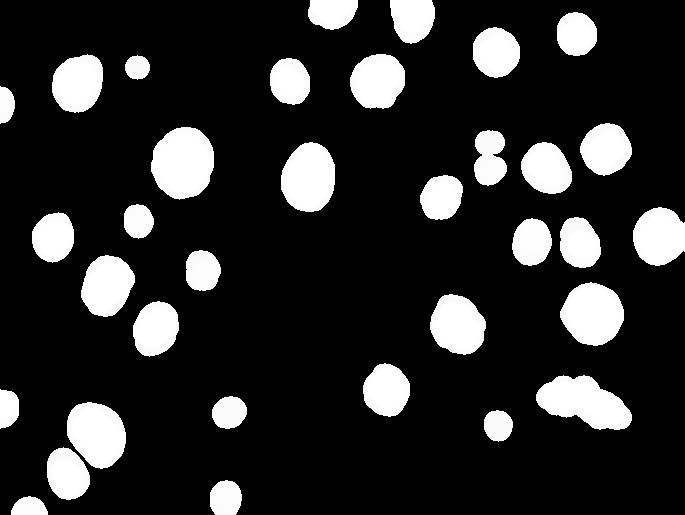
#> input picture year4/semester1/CT404: Graphics & Image Processing/assignments/assignment2/code/task1/output/kernel_size_25.jpg, 685 x 515 px
$ python 5_extraction_of_binary_region_of_interest.py
#> lines starting #> are read from the running program, lines starting #| are printed output that depends on the picture; after the words box and inside, x2 and y2 are one past the last pixel; in counts of white or black regions, pixels touching at a corner belong together
# Task 1.5: Extraction of Binary Regions of Interest / Connected Components
import cv2
import numpy as np

# read in noise-reduced image
image = cv2.imread("./output/kernel_size_25.jpg", cv2.IMREAD_GRAYSCALE)
#> image is the input picture: shape (515, 685); min 0, max 255, mean 42.8

# Find connected components
num_labels, labels, stats, centroids = cv2.connectedComponentsWithStats(image, connectivity=4)
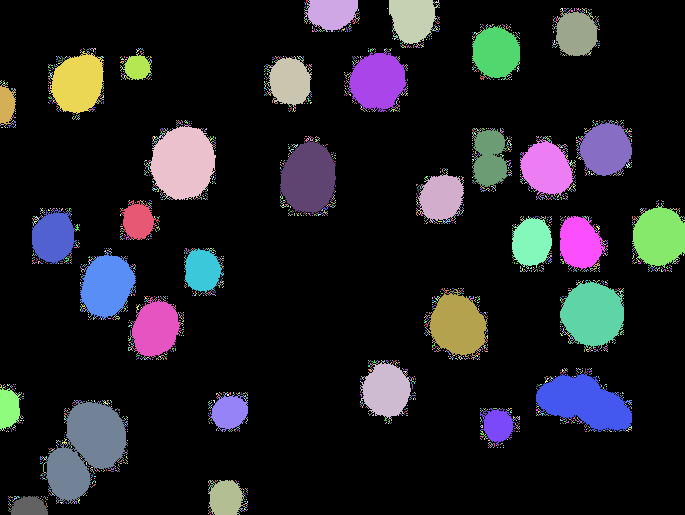
#> labels: shape (515, 685) int32; 3679 distinct labels, from 0 to 3678; one colour per label, 0 black
#> num_labels = 3679; centroids = 3679 pairs, first value 0 to 684, second value 0.75 to 514

# Create an output image (color) to label components
output_img = np.zeros((image.shape[0], image.shape[1], 3), dtype=np.uint8)

# Apply a single color (e.g., gray) to each component in the output image
for label in range(1, num_labels):  # Skip background (label 0)
    output_img[labels == label] = (200, 200, 200)  # Light gray color for each component
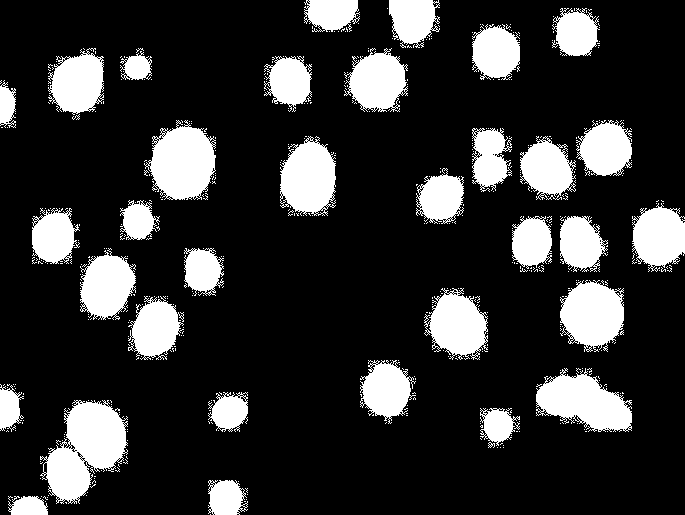
#> output_img: shape (515, 685, 3); values 0 (black) and 200 (white), 19.4% white; 495 white regions (461 under 20 px), largest, box (x1, y1, x2, y2) and area: (40, 400, 128, 504) 5188, (144, 120, 216, 200) 3897, (536, 368, 632, 432) 3756

# Overlay red text labels at component centroids
for i in range(1, num_labels):  # Skip background (label 0)
    x, y = int(centroids[i][0]), int(centroids[i][1])
    cv2.putText(output_img, str(i), (x, y), cv2.FONT_HERSHEY_SIMPLEX, 0.5, (0, 0, 255), 1)  # Red color (BGR: (0, 0, 255))
#> this loop made 3678 passes
#> (x, y) on passes 1 to 3: (306, 0), (331, 12), (412, 18)
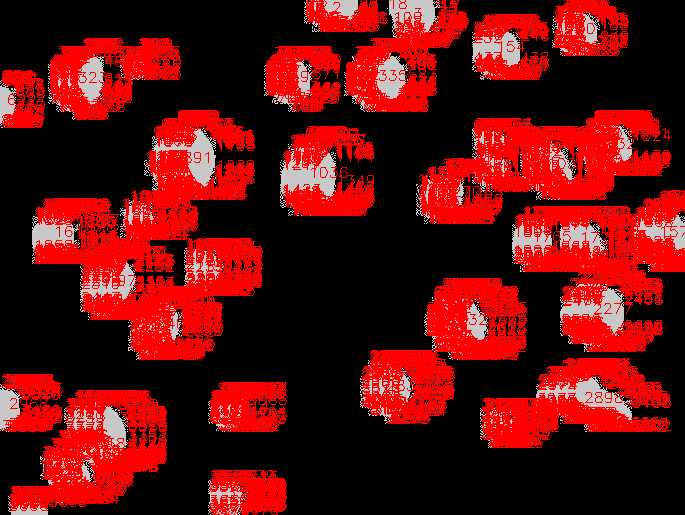
#> output_img: shape (515, 685, 3); mean of channels 0, 1, 2 13.4, 13.4, 98.1; drawn as B, G, R

cv2.imwrite("./output/region_of_interest.jpg", output_img)

$ run again, with year4/semester1/CT404: Graphics & Image Processing/assignments/assignment2/code/task1/output/kernel_size_11.jpg copied over year4/semester1/CT404: Graphics & Image Processing/assignments/assignment2/code/task1/output/kernel_size_25.jpg
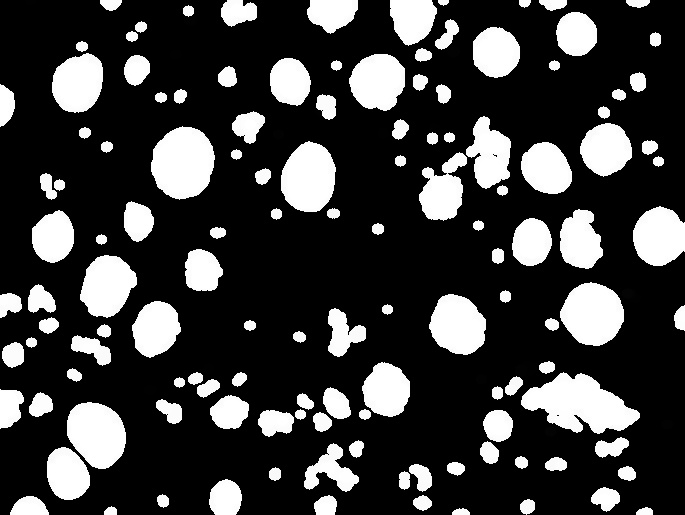
#> input picture year4/semester1/CT404: Graphics & Image Processing/assignments/assignment2/code/task1/output/kernel_size_11.jpg, 685 x 515 px
#> image is the input picture: shape (515, 685); min 0, max 255, mean 61
#> labels: shape (515, 685) int32; 7578 distinct labels, from 0 to 7577
#> num_labels = 7578; centroids = 7578 pairs, first value 0 to 684, second value 0 to 514
#> after the loop `for label in range(1, num_labels):`:
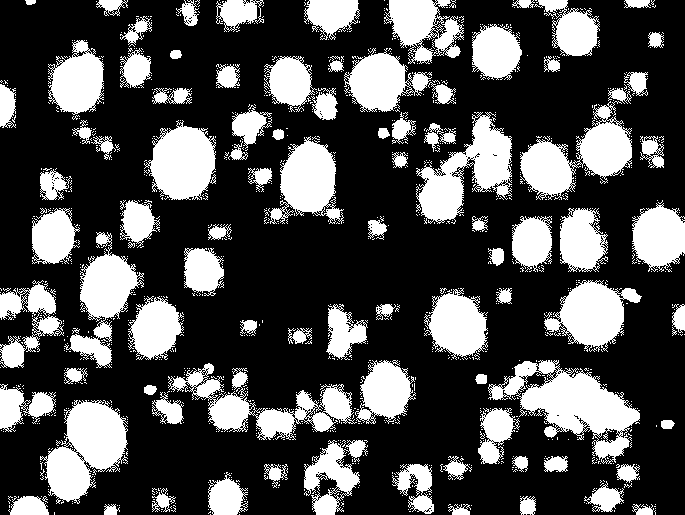
#> output_img: shape (515, 685, 3); values 0 (black) and 200 (white), 29.9% white; 1008 white regions (916 under 20 px), largest, box (x1, y1, x2, y2) and area: (488, 360, 640, 464) 6522, (40, 400, 128, 504) 5197, (416, 112, 512, 224) 4887
#> the loop `for i in range(1, num_labels):` made 7577 passes
#> (x, y) on passes 1 to 3: (30, 1), (110, 4), (124, 0)
#> after the loop `for i in range(1, num_labels):`:
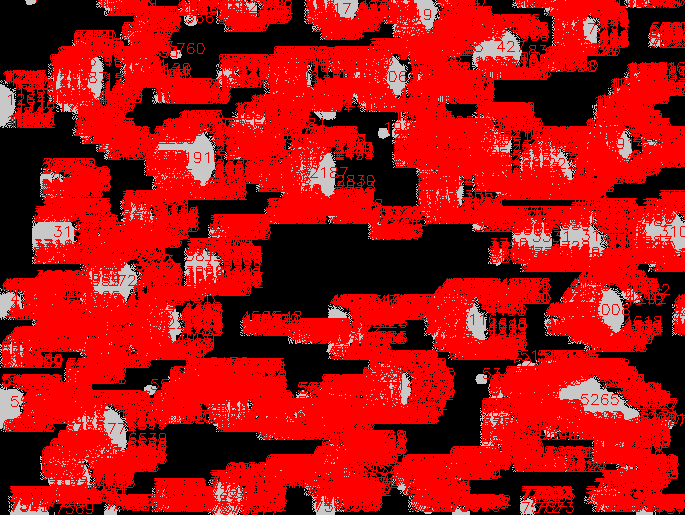
#> output_img: shape (515, 685, 3); mean of channels 0, 1, 2 14.9, 14.9, 170.2; drawn as B, G, R
